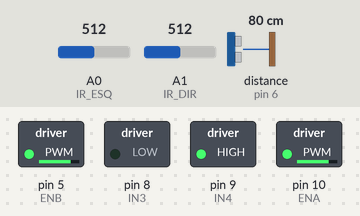
This sketch was run on a simulated Arduino Uno, built with avr-gcc and run on an emulated ATmega328P. Shown: switched loads named in the sketch (green lamp = pin HIGH). Wiring (inferred from the names in the program): ultrasonic range finder: trigger pin 7; echo pin 6. Dashed ring = blinking. Inputs (shaded band) come from the test bench; at power-on: A1 (IR_DIR) = 512, A0 (IR_ESQ) = 512, distance to the obstacle (sensor on pin 6) 80 cm. The echo pulse lasts 58.3 µs per cm; pins used as bus, display or sensor lines are not drawn.

Above: at 1.2 s.
1.3 s: A1 (IR_DIR) set to 482
At 1.86 s:
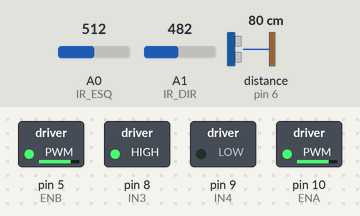
4.3 s: A0 (IR_ESQ) set to 489
At 4.8 s:
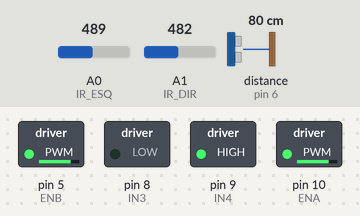
5.8 s: A0 (IR_ESQ) set to 510
At 6.39 s:
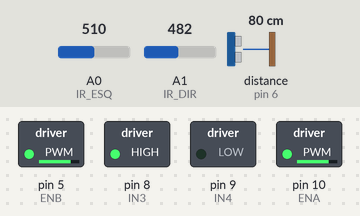
8.8 s: A0 (IR_ESQ) set to 490
At 9.5 s:
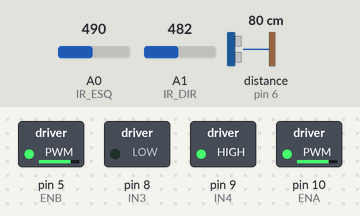
Timing chart, 0 to 11.3 s (numbered marks = the images above; inputs shaded):
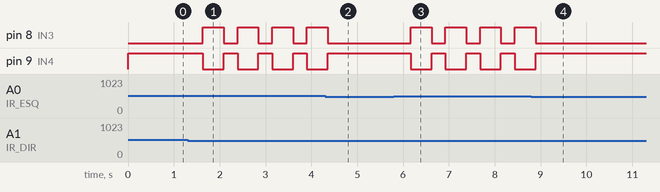

The sketch:

06_robot.ino
```cpp
// --- Ponte H ---
// Define os pinos conectados aos motores através da ponte H (L298N ou similar)
#define IN1 6     // Entrada 1 do motor da esquerda
#define IN2 7     // Entrada 2 do motor da esquerda
#define ENA 10    // PWM para controle de velocidade do motor da esquerda
#define IN3 8     // Entrada 1 do motor da direita
#define IN4 9     // Entrada 2 do motor da direita
#define ENB 5     // PWM para controle de velocidade do motor da direita

// --- Sensor Ultrassônico ---
// Define os pinos para o sensor de distância (HC-SR04)
#define TRIG 7    // Pino de disparo do sinal ultrassônico
#define ECHO 6    // Pino de recepção do sinal refletido

// --- Sensores IR ---
// Define os pinos dos sensores infravermelhos para detectar a linha branca do limite da arena
#define IR_ESQ A0 // Sensor IR do lado esquerdo
#define IR_DIR A1 // Sensor IR do lado direito

// --- Funções de controle de movimento ---

void parar() {
  digitalWrite(IN1, LOW); digitalWrite(IN2, LOW);
  digitalWrite(IN3, LOW); digitalWrite(IN4, LOW);
}

void frente() {
  digitalWrite(IN1, HIGH); digitalWrite(IN2, LOW);
  digitalWrite(IN3, HIGH); digitalWrite(IN4, LOW);
}

void tras() {
  digitalWrite(IN1, LOW); digitalWrite(IN2, HIGH);
  digitalWrite(IN3, LOW); digitalWrite(IN4, HIGH);
}

void girarEsquerda() {
  digitalWrite(IN1, LOW); digitalWrite(IN2, HIGH);
  digitalWrite(IN3, HIGH); digitalWrite(IN4, LOW);
}

void girarDireita() {
  digitalWrite(IN1, HIGH); digitalWrite(IN2, LOW);
  digitalWrite(IN3, LOW); digitalWrite(IN4, HIGH);
}

// --- Função para medir distância com o sensor ultrassônico HC-SR04 ---
long medirDistancia() {
  digitalWrite(TRIG, LOW); delayMicroseconds(2);
  digitalWrite(TRIG, HIGH); delayMicroseconds(10);
  digitalWrite(TRIG, LOW);
  long duracao = pulseIn(ECHO, HIGH);
  return duracao / 58;
}

void setup() {
  pinMode(IN1, OUTPUT); pinMode(IN2, OUTPUT); pinMode(ENA, OUTPUT);
  pinMode(IN3, OUTPUT); pinMode(IN4, OUTPUT); pinMode(ENB, OUTPUT);

  analogWrite(ENA, 200);
  analogWrite(ENB, 200);

  pinMode(TRIG, OUTPUT);
  pinMode(ECHO, INPUT);

  pinMode(IR_ESQ, INPUT);
  pinMode(IR_DIR, INPUT);

  Serial.begin(9600);
}

void loop() {
  int linhaEsq = analogRead(IR_ESQ);
  int linhaDir = analogRead(IR_DIR);
  long distancia = medirDistancia();

  if (linhaEsq < 500 || linhaDir < 500) {
    tras(); delay(300);
    if (linhaEsq < 500)
      girarDireita();
    else
      girarEsquerda();
    delay(400);
  }
  else if (distancia > 0 && distancia < 25) {
    frente();
  }
  else {
    girarDireita();
  }

  delay(50);
}
```

Measured:
- the behaviour switches between 500 and 499 on A1 (IR_DIR) (found by bisection; images 0 and 1)
- the behaviour switches between 500 and 499 on A0 (IR_ESQ) (found by bisection; images 1 and 2)
- after the input at 1.3 s, pin 8 (IN3): alternates HIGH for 0.46 s and LOW for 0.30 s, starting after 0.34 s; pin 9 (IN4): alternates HIGH for 0.30 s and LOW for 0.46 s, starting after 0.34 s
- after the input at 4.3 s, pin 8 (IN3): goes on until 4.4 s, then stays LOW; pin 9 (IN4): goes on until 4.4 s, then stays HIGH
- after the input at 5.8 s, pin 8 (IN3): alternates HIGH for 0.46 s and LOW for 0.30 s, starting after 0.37 s; pin 9 (IN4): alternates HIGH for 0.30 s and LOW for 0.46 s, starting after 0.37 s
- after the input at 8.8 s, pin 8 (IN3): goes on until 8.9 s, then stays LOW; pin 9 (IN4): goes on until 8.9 s, then stays HIGH
